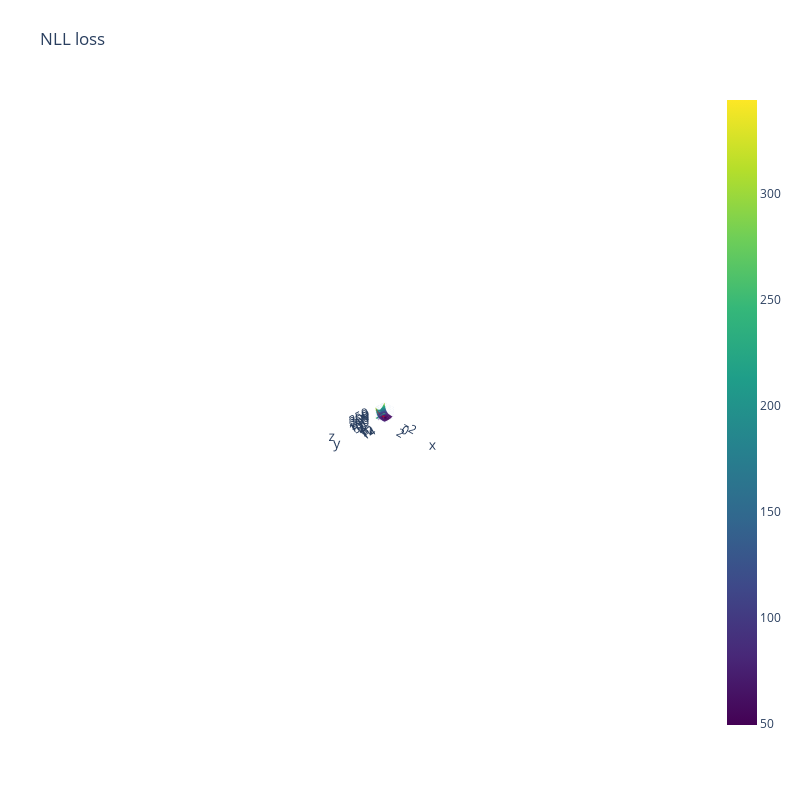

Write notebook code for a chart like this one.
### Code cell
ws = clf.coef_traj
loss_traj = np.array([nll(logistic_model(w), features, labels) for w in ws])
traj_line = go.Scatter3d(x=ws[:, 0], y=ws[:, 1], z=loss_traj, mode='lines', 
                         marker=dict(size=2, color='red'))
fig.add_trace(traj_line)
fig

### Figure 1 — Plotly figure (JSON) as saved in the notebook; plotly's stock layout.template omitted (floating-point values rounded to 4 significant figures; data arrays with more than 128 entries replaced by an {"elided": "..."} marker saying what was removed)
{"data": [{"colorscale": [[0, "#440154"], [0.1111, "#482878"], [0.2222, "#3e4989"], [0.3333, "#31688e"], [0.4444, "#26828e"], [0.5556, "#1f9e89"], [0.6667, "#35b779"], [0.7778, "#6ece58"], [0.8889, "#b5de2b"], [1, "#fde725"]], "contours": {"z": {"highlightcolor": "limegreen", "project": {"z": true}, "show": true, "size": 10, "usecolormap": true}}, "type": "surface", "x": [-2, -1.96, -1.919, -1.879, -1.838, -1.798, -1.758, -1.717, -1.677, -1.636, -1.596, -1.556, -1.515, -1.475, -1.434, -1.394, -1.354, -1.313, -1.273, -1.232, -1.192, -1.152, -1.111, -1.071, -1.03, -0.9899, -0.9495, -0.9091, -0.8687, -0.8283, -0.7879, -0.7475, -0.7071, -0.6667, -0.6263, -0.5859, -0.5455, -0.5051, -0.4646, -0.4242, -0.3838, -0.3434, -0.303, -0.2626, -0.2222, -0.1818, -0.1414, -0.101, -0.06061, -0.0202, 0.0202, 0.06061, 0.101, 0.1414, 0.1818, 0.2222, 0.2626, 0.303, 0.3434, 0.3838, 0.4242, 0.4646, 0.5051, 0.5455, 0.5859, 0.6263, 0.6667, 0.7071, 0.7475, 0.7879, 0.8283, 0.8687, 0.9091, 0.9495, 0.9899, 1.03, 1.071, 1.111, 1.152, 1.192, 1.232, 1.273, 1.313, 1.354, 1.394, 1.434, 1.475, 1.515, 1.556, 1.596, 1.636, 1.677, 1.717, 1.758, 1.798, 1.838, 1.879, 1.919, 1.96, 2], "y": [0, 0.1414, 0.2828, 0.4242, 0.5657, 0.7071, 0.8485, 0.9899, 1.131, 1.273, 1.414, 1.556, 1.697, 1.838, 1.98, 2.121, 2.263, 2.404, 2.545, 2.687, 2.828, 2.97, 3.111, 3.253, 3.394, 3.535, 3.677, 3.818, 3.96, 4.101, 4.242, 4.384, 4.525, 4.667, 4.808, 4.949, 5.091, 5.232, 5.374, 5.515, 5.657, 5.798, 5.939, 6.081, 6.222, 6.364, 6.505, 6.646, 6.788, 6.929, 7.071, 7.212, 7.354, 7.495, 7.636, 7.778, 7.919, 8.061, 8.202, 8.343, 8.485, 8.626, 8.768, 8.909, 9.051, 9.192, 9.333, 9.475, 9.616, 9.758, 9.899, 10.04, 10.18, 10.32, 10.46, 10.61, 10.75, 10.89, 11.03, 11.17, 11.31, 11.45, 11.6, 11.74, 11.88, 12.02, 12.16, 12.3, 12.44, 12.59, 12.73, 12.87, 13.01, 13.15, 13.29, 13.43, 13.58, 13.72, 13.86, 14], "z": {"elided": "100x100 float values"}}, {"marker": {"color": "red", "size": 2}, "mode": "lines", "type": "scatter3d", "x": {"elided": "661 float values"}, "y": {"elided": "661 float values"}, "z": {"elided": "661 float values"}}], "layout": {"autosize": false, "height": 800, "margin": {"b": 65, "l": 65, "r": 50, "t": 90}, "scene": {"aspectmode": "auto", "aspectratio": {"x": 1, "y": 1, "z": 1}, "camera": {"center": {"x": 0, "y": 0, "z": 0}, "eye": {"x": 32.82, "y": 32.82, "z": 32.82}, "projection": {"type": "perspective"}, "up": {"x": 0, "y": 0, "z": 1}}}, "title": {"text": "NLL loss"}, "width": 800}}
